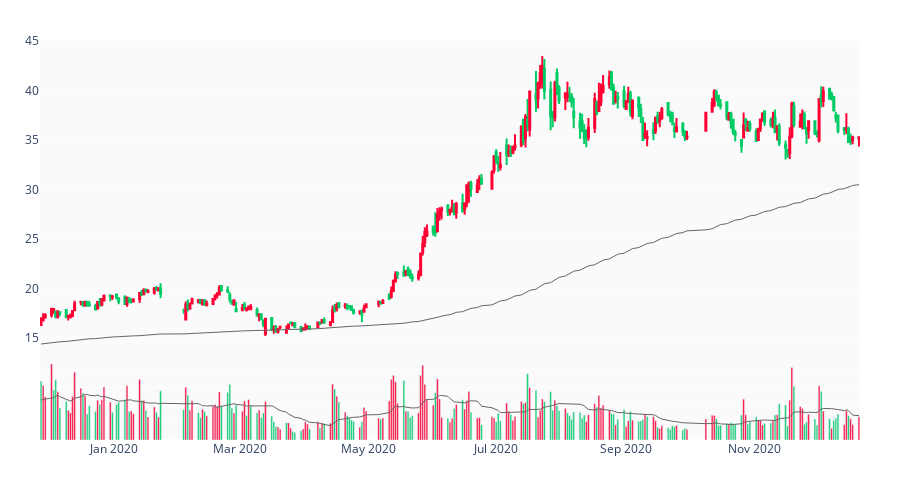

The cell this chart's notebook holds for it:
### Code cell
draw(mkt, 260, 200, 20)

### Figure 1 — Plotly figure (JSON) as saved in the notebook; plotly's stock layout.template omitted (floating-point values rounded to 4 significant figures; data arrays with more than 128 entries replaced by an {"elided": "..."} marker saying what was removed)
{"data": [{"close": {"elided": "260 float values"}, "decreasing": {"line": {"color": "#00CC66"}}, "high": {"elided": "260 float values"}, "increasing": {"line": {"color": "#FF0033"}}, "low": {"elided": "260 float values"}, "open": {"elided": "260 float values"}, "type": "candlestick", "x": {"elided": "260 str values"}, "yaxis": "y2"}, {"marker": {"color": {"elided": "260 str values"}}, "type": "bar", "x": {"elided": "260 str values"}, "y": {"elided": "260 int values"}, "yaxis": "y"}, {"hoverinfo": "none", "line": {"width": 1}, "marker": {"color": "#666"}, "type": "scatter", "x": {"elided": "260 str values"}, "y": {"elided": "260 float values"}, "yaxis": "y2"}, {"hoverinfo": "none", "line": {"width": 1}, "marker": {"color": "#666"}, "type": "scatter", "x": {"elided": "260 str values"}, "y": {"elided": "260 float values"}, "yaxis": "y"}], "layout": {"height": 480, "margin": {"b": 40, "l": 40, "r": 40, "t": 40}, "plot_bgcolor": "rgb(250, 250, 250)", "showlegend": false, "xaxis": {"autorange": true, "range": ["2019-11-26 12:00", "2020-12-21 12:00"], "rangeslider": {"visible": false, "yaxis": {}, "yaxis2": {}}, "type": "date"}, "yaxis": {"autorange": true, "domain": [0, 0.2], "range": [0, 9130000.0], "showticklabels": false, "type": "linear"}, "yaxis2": {"autorange": true, "domain": [0.2, 1], "range": [12.75, 45.13], "type": "linear"}}}
